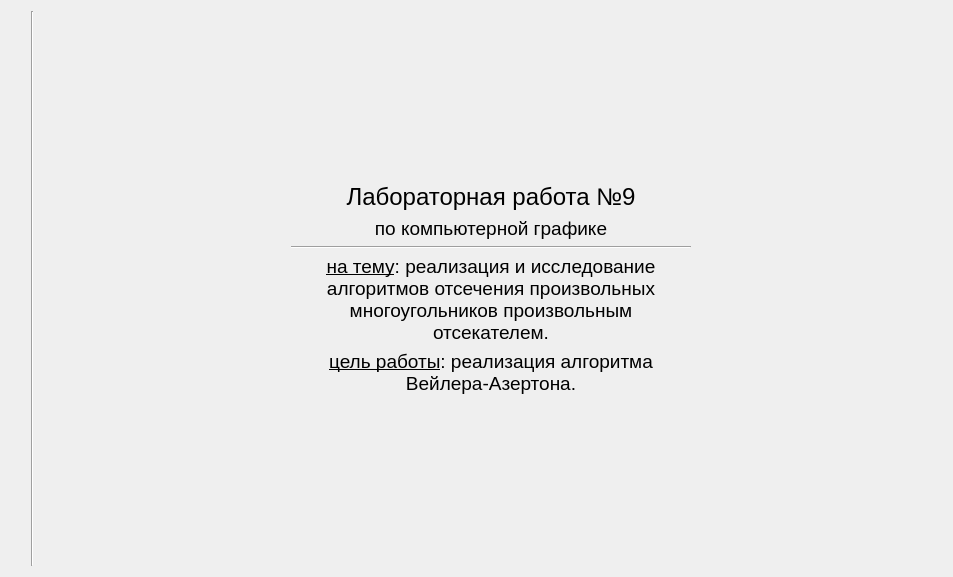
<?xml version="1.0" encoding="UTF-8"?>
<ui version="4.0">
 <class>MainWindowClass</class>
 <widget class="QMainWindow" name="MainWindowClass">
  <property name="geometry">
   <rect>
    <x>0</x>
    <y>0</y>
    <width>953</width>
    <height>577</height>
   </rect>
  </property>
  <property name="windowTitle">
   <string>MainWindow</string>
  </property>
  <widget class="QWidget" name="centralWidget">
   <layout class="QGridLayout" name="gridLayout">
    <item row="0" column="1">
     <widget class="Line" name="line">
      <property name="orientation">
       <enum>Qt::Vertical</enum>
      </property>
     </widget>
    </item>
    <item row="0" column="0">
     <layout class="QVBoxLayout" name="buttonsList">
      <item>
       <spacer name="spacer">
        <property name="orientation">
         <enum>Qt::Vertical</enum>
        </property>
        <property name="sizeHint" stdset="0">
         <size>
          <width>20</width>
          <height>40</height>
         </size>
        </property>
       </spacer>
      </item>
     </layout>
    </item>
    <item row="0" column="2">
     <widget class="QStackedWidget" name="stackedWidget">
      <property name="currentIndex">
       <number>0</number>
      </property>
      <widget class="QWidget" name="homePage">
       <layout class="QGridLayout" name="gridLayout_2">
        <item row="1" column="2">
         <spacer name="horizontalSpacer_2">
          <property name="orientation">
           <enum>Qt::Horizontal</enum>
          </property>
          <property name="sizeHint" stdset="0">
           <size>
            <width>40</width>
            <height>20</height>
           </size>
          </property>
         </spacer>
        </item>
        <item row="0" column="1">
         <spacer name="verticalSpacer_2">
          <property name="orientation">
           <enum>Qt::Vertical</enum>
          </property>
          <property name="sizeHint" stdset="0">
           <size>
            <width>20</width>
            <height>40</height>
           </size>
          </property>
         </spacer>
        </item>
        <item row="1" column="0">
         <spacer name="horizontalSpacer">
          <property name="orientation">
           <enum>Qt::Horizontal</enum>
          </property>
          <property name="sizeHint" stdset="0">
           <size>
            <width>40</width>
            <height>20</height>
           </size>
          </property>
         </spacer>
        </item>
        <item row="2" column="1">
         <spacer name="verticalSpacer_3">
          <property name="orientation">
           <enum>Qt::Vertical</enum>
          </property>
          <property name="sizeHint" stdset="0">
           <size>
            <width>20</width>
            <height>40</height>
           </size>
          </property>
         </spacer>
        </item>
        <item row="1" column="1">
         <layout class="QVBoxLayout" name="verticalLayout_2">
          <item>
           <widget class="QLabel" name="label_3">
            <property name="font">
             <font>
              <pointsize>18</pointsize>
             </font>
            </property>
            <property name="text">
             <string>Лабораторная работа №9</string>
            </property>
            <property name="alignment">
             <set>Qt::AlignCenter</set>
            </property>
           </widget>
          </item>
          <item>
           <widget class="QLabel" name="label_4">
            <property name="font">
             <font>
              <pointsize>14</pointsize>
              <bold>false</bold>
             </font>
            </property>
            <property name="text">
             <string>по компьютерной графике</string>
            </property>
            <property name="alignment">
             <set>Qt::AlignCenter</set>
            </property>
           </widget>
          </item>
          <item>
           <widget class="Line" name="line2">
            <property name="orientation">
             <enum>Qt::Horizontal</enum>
            </property>
           </widget>
          </item>
          <item>
           <widget class="QLabel" name="label_5">
            <property name="text">
             <string>&lt;html&gt;&lt;head/&gt;&lt;body&gt;&lt;p align=&quot;center&quot;&gt;&lt;span style=&quot; font-size:14pt; text-decoration: underline;&quot;&gt;на тему&lt;/span&gt;&lt;span style=&quot; font-size:14pt;&quot;&gt;: реализация и исследование алгоритмов отсечения произвольных многоугольников произвольным отсекателем.&lt;/span&gt;&lt;/p&gt;&lt;/body&gt;&lt;/html&gt;</string>
            </property>
            <property name="scaledContents">
             <bool>false</bool>
            </property>
            <property name="alignment">
             <set>Qt::AlignCenter</set>
            </property>
            <property name="wordWrap">
             <bool>true</bool>
            </property>
           </widget>
          </item>
          <item>
           <widget class="QLabel" name="label_6">
            <property name="minimumSize">
             <size>
              <width>400</width>
              <height>0</height>
             </size>
            </property>
            <property name="text">
             <string>&lt;html&gt;&lt;head/&gt;&lt;body&gt;&lt;p align=&quot;center&quot;&gt;&lt;span style=&quot; font-size:14pt; text-decoration: underline;&quot;&gt;цель работы&lt;/span&gt;&lt;span style=&quot; font-size:14pt;&quot;&gt;: реализация алгоритма Вейлера-Азертона.&lt;/span&gt;&lt;/p&gt;&lt;/body&gt;&lt;/html&gt;</string>
            </property>
            <property name="scaledContents">
             <bool>false</bool>
            </property>
            <property name="alignment">
             <set>Qt::AlignCenter</set>
            </property>
            <property name="wordWrap">
             <bool>true</bool>
            </property>
           </widget>
          </item>
         </layout>
        </item>
       </layout>
      </widget>
     </widget>
    </item>
   </layout>
  </widget>
 </widget>
 <layoutdefault spacing="6" margin="11"/>
 <resources>
  <include location="mainwindow.qrc"/>
 </resources>
 <connections/>
</ui>
